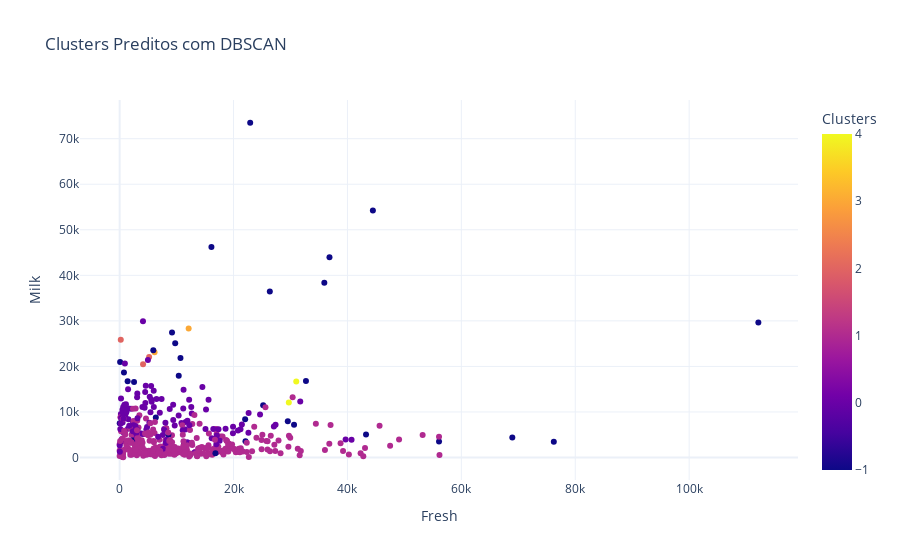

The notebook cell this image was saved under:
### Markdown cell above
##2.3. DBSCAN
--------------------

### Code cell
from sklearn.cluster import DBSCAN

# Aplicando o DBSCAN
dbscan = DBSCAN(eps=1.5, min_samples=2)  # Ajustando parâmetros para este conjunto de dados

df['DBSCAN_Clusters'] = dbscan.fit_predict(X_scaled)

# Criando gráfico para exibir os resultados
fig = px.scatter(
    df,
    x="Fresh",
    y="Milk",
    color="DBSCAN_Clusters",
    title="Clusters Preditos com DBSCAN",
    labels={"Fresh": "Fresh", "Milk": "Milk", "DBSCAN_Clusters": "Clusters"},
    color_continuous_scale="Plasma",
)

fig.update_layout(
    xaxis_title="Fresh",
    yaxis_title="Milk",
    legend_title="Clusters",
    template="plotly_white"
)

fig.show()

### Figure 1 — Plotly figure (JSON) as saved in the notebook; plotly's stock layout.template omitted (floating-point values rounded to 4 significant figures; data arrays with more than 128 entries replaced by an {"elided": "..."} marker saying what was removed)
{"data": [{"hovertemplate": "Fresh=%{x}<br>Milk=%{y}<br>Clusters=%{marker.color}<extra></extra>", "legendgroup": "", "marker": {"color": {"elided": "440 int values"}, "coloraxis": "coloraxis", "symbol": "circle"}, "mode": "markers", "name": "", "orientation": "v", "showlegend": false, "type": "scatter", "x": {"elided": "440 int values"}, "xaxis": "x", "y": {"elided": "440 int values"}, "yaxis": "y"}], "layout": {"coloraxis": {"colorbar": {"title": {"text": "Clusters"}}, "colorscale": [[0, "#0d0887"], [0.1111, "#46039f"], [0.2222, "#7201a8"], [0.3333, "#9c179e"], [0.4444, "#bd3786"], [0.5556, "#d8576b"], [0.6667, "#ed7953"], [0.7778, "#fb9f3a"], [0.8889, "#fdca26"], [1, "#f0f921"]]}, "legend": {"title": {"text": "Clusters"}, "tracegroupgap": 0}, "title": {"text": "Clusters Preditos com DBSCAN"}, "xaxis": {"anchor": "y", "domain": [0, 1], "title": {"text": "Fresh"}}, "yaxis": {"anchor": "x", "domain": [0, 1], "title": {"text": "Milk"}}}}
